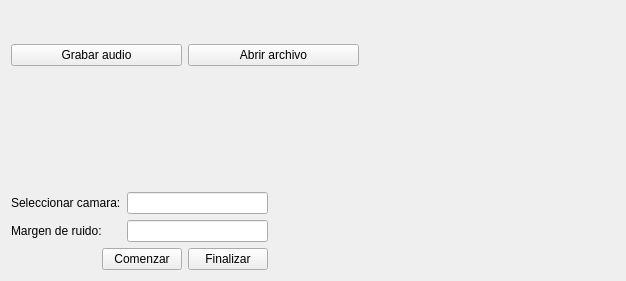
<?xml version="1.0" encoding="UTF-8"?>
<ui version="4.0">
 <class>Widget</class>
 <widget class="QWidget" name="Widget">
  <property name="geometry">
   <rect>
    <x>0</x>
    <y>0</y>
    <width>626</width>
    <height>281</height>
   </rect>
  </property>
  <property name="windowTitle">
   <string>Widget</string>
  </property>
  <layout class="QGridLayout" name="gridLayout_2">
   <item row="4" column="6">
    <spacer name="horizontalSpacer">
     <property name="orientation">
      <enum>Qt::Horizontal</enum>
     </property>
     <property name="sizeHint" stdset="0">
      <size>
       <width>40</width>
       <height>20</height>
      </size>
     </property>
    </spacer>
   </item>
   <item row="4" column="3">
    <spacer name="horizontalSpacer_4">
     <property name="orientation">
      <enum>Qt::Horizontal</enum>
     </property>
     <property name="sizeHint" stdset="0">
      <size>
       <width>40</width>
       <height>20</height>
      </size>
     </property>
    </spacer>
   </item>
   <item row="0" column="6">
    <spacer name="verticalSpacer_2">
     <property name="orientation">
      <enum>Qt::Vertical</enum>
     </property>
     <property name="sizeHint" stdset="0">
      <size>
       <width>20</width>
       <height>40</height>
      </size>
     </property>
    </spacer>
   </item>
   <item row="4" column="0" colspan="3">
    <layout class="QHBoxLayout" name="horizontalLayout_2">
     <item>
      <layout class="QVBoxLayout" name="verticalLayout_2">
       <item>
        <widget class="QLabel" name="Seleccionarcamara">
         <property name="text">
          <string>Seleccionar camara:</string>
         </property>
        </widget>
       </item>
       <item>
        <widget class="QLabel" name="Margenruido">
         <property name="text">
          <string>Margen de ruido:</string>
         </property>
        </widget>
       </item>
      </layout>
     </item>
     <item>
      <layout class="QVBoxLayout" name="verticalLayout">
       <item>
        <widget class="QLineEdit" name="Seleccionarcamara"/>
       </item>
       <item>
        <widget class="QLineEdit" name="Margenruido"/>
       </item>
      </layout>
     </item>
    </layout>
   </item>
   <item row="5" column="2">
    <widget class="QPushButton" name="pbFinalizar">
     <property name="text">
      <string>Finalizar</string>
     </property>
    </widget>
   </item>
   <item row="2" column="2">
    <spacer name="verticalSpacer">
     <property name="orientation">
      <enum>Qt::Vertical</enum>
     </property>
     <property name="sizeHint" stdset="0">
      <size>
       <width>20</width>
       <height>40</height>
      </size>
     </property>
    </spacer>
   </item>
   <item row="4" column="5">
    <spacer name="horizontalSpacer_2">
     <property name="orientation">
      <enum>Qt::Horizontal</enum>
     </property>
     <property name="sizeHint" stdset="0">
      <size>
       <width>40</width>
       <height>20</height>
      </size>
     </property>
    </spacer>
   </item>
   <item row="5" column="0">
    <spacer name="horizontalSpacer_5">
     <property name="orientation">
      <enum>Qt::Horizontal</enum>
     </property>
     <property name="sizeHint" stdset="0">
      <size>
       <width>40</width>
       <height>20</height>
      </size>
     </property>
    </spacer>
   </item>
   <item row="4" column="4">
    <spacer name="horizontalSpacer_3">
     <property name="orientation">
      <enum>Qt::Horizontal</enum>
     </property>
     <property name="sizeHint" stdset="0">
      <size>
       <width>40</width>
       <height>20</height>
      </size>
     </property>
    </spacer>
   </item>
   <item row="0" column="0" colspan="4">
    <layout class="QHBoxLayout" name="horizontalLayout">
     <item>
      <widget class="QPushButton" name="pbGrabar">
       <property name="text">
        <string>Grabar audio</string>
       </property>
      </widget>
     </item>
     <item>
      <widget class="QPushButton" name="pbAbrir">
       <property name="text">
        <string>Abrir archivo</string>
       </property>
      </widget>
     </item>
    </layout>
   </item>
   <item row="5" column="1">
    <widget class="QPushButton" name="pbComenzar">
     <property name="text">
      <string>Comenzar</string>
     </property>
    </widget>
   </item>
  </layout>
 </widget>
 <resources/>
 <connections/>
</ui>
